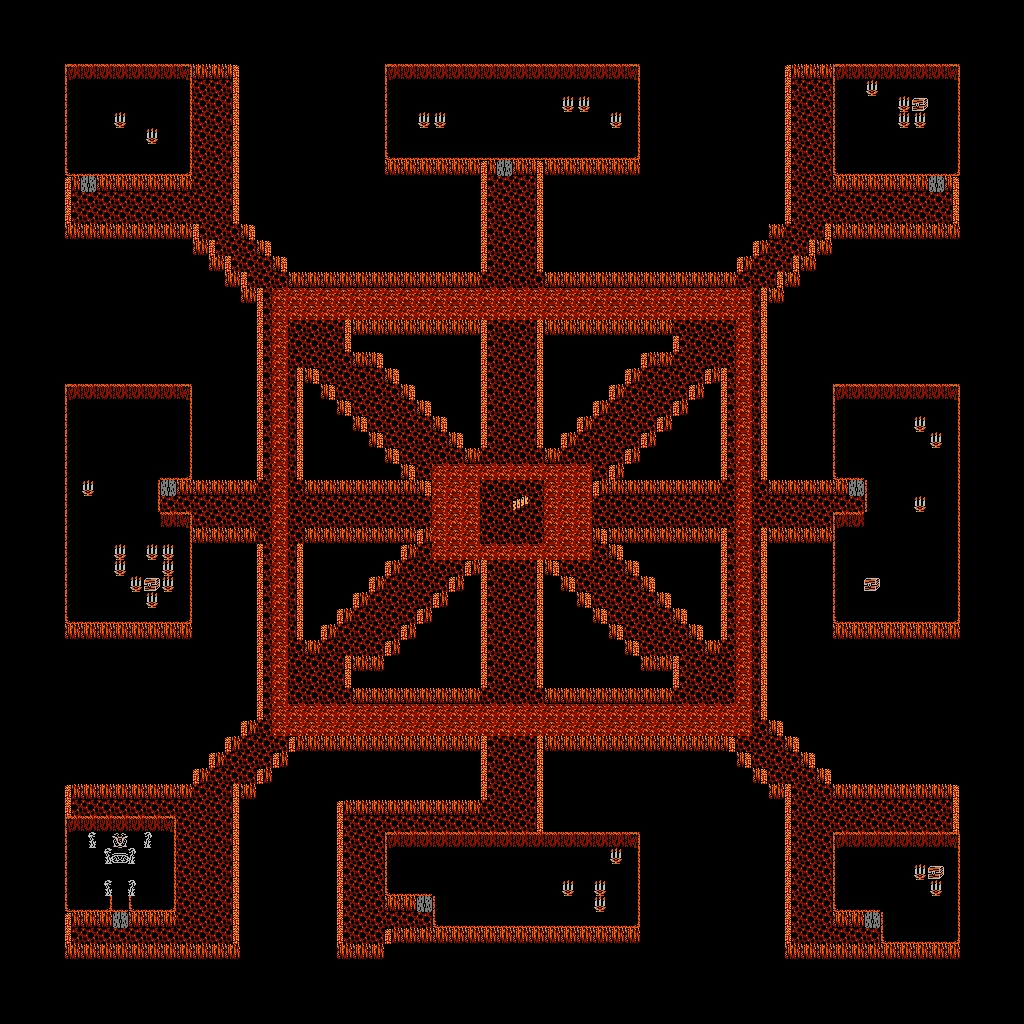

A level layout from a 2D game, rendered from its tile map. Below: a short description, then the map file with tile-grid data replaced by summaries:
An orthogonal 64x64 tile map with 16x16 px tiles, 1 tile layer (Tile Layer 1).

<map version="1.2" tiledversion="1.3.4" orientation="orthogonal" renderorder="right-down" width="64" height="64" tilewidth="16" tileheight="16" infinite="0" nextlayerid="2" nextobjectid="1">
 <tileset firstgid="1" source="Tilesets/Volcano.tsx" />
 <layer id="1" name="Tile Layer 1" width="64" height="64">
  <data>[4096 cells, 4096 non-empty, 29 distinct tile ids]</data>
 </layer>
</map>